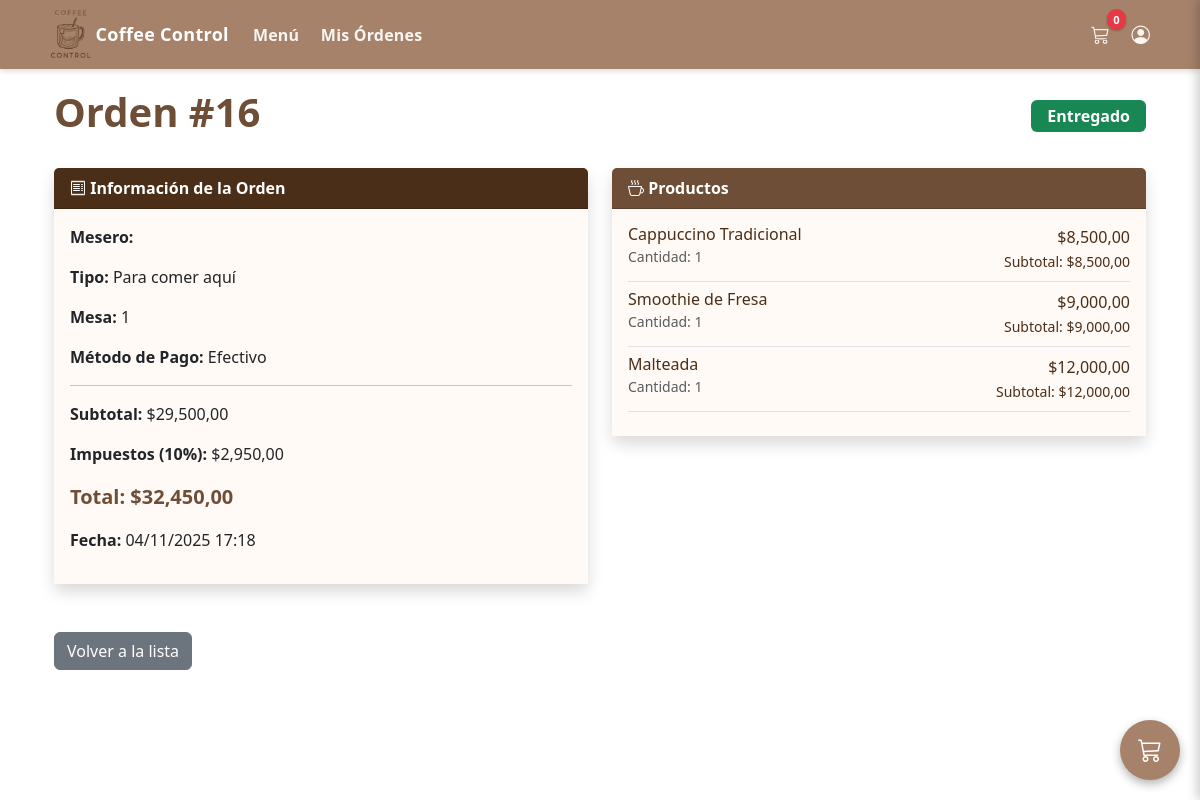
/ordenes/detalle-orden/16/ (signed in), run on the app's committed database.
### ordenes/models.py (models this page shows, shortened)
class Orden(models.Model):
    TIPO_PEDIDO = (
        ('comer', 'Para comer aquí'),
        ('llevar', 'Para llevar'),
    )
    ESTADOS = (
        ('pendiente', 'Pendiente'),
        ('entregado', 'Entregado'),
        ('cancelado', 'Cancelado'),
    )
    METODO_PAGO = (
        ('efectivo', 'Efectivo'),
        ('tarjeta_debito', 'Tarjeta Débito'),
        ('tarjeta_credito', 'Tarjeta Crédito'),
        ('transferencia', 'Transferencia'),
        ('qr', 'QR'),
    )
    mesero = models.ForeignKey(
        ManejoUsuario,
        on_delete=models.CASCADE,
        limit_choices_to={'rol': 'waiter'},
        verbose_name="Mesero"
    )
    tipo_pedido = models.CharField(
        max_length=10,
        choices=TIPO_PEDIDO,
        default='comer',
        verbose_name="Tipo de pedido"
    )
    metodo_pago = models.CharField(
        max_length=20,
        choices=METODO_PAGO,
        default='efectivo',
        verbose_name="Método de pago"
    )
    numero_mesa = models.IntegerField(
        verbose_name="Número de mesa",
        null=True,
        blank=True
    )
    nombre_cliente = models.CharField(
        max_length=100,
        verbose_name="Nombre del cliente",
        blank=True
    )
    comentarios = models.TextField(
        blank=True,
        verbose_name='Comentarios adicionales'
    )
    estado = models.CharField(
        max_length=10,
        choices=ESTADOS,
        default='pendiente',
        verbose_name="Estado"
    )
    subtotal = models.DecimalField(
        max_digits=10,
        decimal_places=2,
        default=0,
        verbose_name="Subtotal"
    )
    impuestos = models.DecimalField(
        max_digits=10,
        decimal_places=2,
        default=0,
        verbose_name="Impuestos"
    )
    total = models.DecimalField(
        max_digits=10,
        decimal_places=2,
        default=0,
        verbose_name="Total"
    )
    creado = models.DateTimeField(auto_now_add=True, verbose_name="Fecha de creación")
    actualizado = models.DateTimeField(auto_now=True, verbose_name="Última actualización")
    class Meta:
        verbose_name = "Orden"
        verbose_name_plural = "Órdenes"

class ItemOrden(models.Model):
    orden = models.ForeignKey(
        Orden,
        related_name='items',
        on_delete=models.CASCADE,
        verbose_name="Orden"
    )
    producto = models.ForeignKey(
        Producto,
        on_delete=models.CASCADE,
        verbose_name="Producto"
    )
    cantidad = models.IntegerField(default=1, verbose_name="Cantidad")
    precio = models.DecimalField(
        max_digits=10,
        decimal_places=2,
        verbose_name="Precio unitario"
    )
    notas = models.TextField(
        blank=True,
        verbose_name="Notas"
    )
    def get_subtotal(self):
        return self.precio * self.cantidad
    class Meta:
        verbose_name = "Item de orden"
        verbose_name_plural = "Items de orden"

### productos/models.py (models this page shows, shortened)
class Producto(models.Model):
    nombre = models.CharField(max_length=200, verbose_name="Nombre")
    descripcion = models.TextField(blank=True, verbose_name="Descripción")
    precio = models.DecimalField(
        max_digits=10,
        decimal_places=2,
        verbose_name="Precio"
    )
    categoria = models.ForeignKey(
        Categoria,
        on_delete=models.CASCADE,
        verbose_name="Categoría"
    )
    imagen = models.ImageField(
        upload_to='products/',
        blank=True,
        verbose_name="Imagen"
    )
    es_disponible = models.BooleanField(default=True, verbose_name="¿Disponible?")
    creado = models.DateTimeField(auto_now_add=True, verbose_name="Fecha de creación")
    actualizado = models.DateTimeField(auto_now=True, verbose_name="Última actualización")
    class Meta:
        verbose_name = "Producto"
        verbose_name_plural = "Productos"

### ordenes/views.py (the view)
# urls.py: path('detalle-orden/<int:orden_id>/', views.detalle_orden, name='detalle_orden'),
@login_required
def detalle_orden(request, orden_id):
    orden = get_object_or_404(Orden, id=orden_id)
    puede_ver = (
        (request.user.rol == 'waiter' and orden.mesero == request.user) or
        request.user.rol == 'admin' or
        request.user.is_superuser
    )
    if not puede_ver:
        messages.warning(request, "No tienes permisos para ver esta orden.")
        return redirect('ordenes:listar_ordenes')
    return render(request, 'ordenes/detalle_orden.html', {'orden': orden})

### ordenes/templates/ordenes/detalle_orden.html (shortened to what this page needs)
{% extends "base.html" %}
{% load static %}
{% load humanize %}
{% block content %}
<div class="container mt-4">
    <div class="d-flex justify-content-between align-items-center mb-4">
        <h1 class="fw-bold text-coffee">Orden #{{ orden.id }}</h1>
        <span class="badge fs-6 px-3 py-2
            {% if orden.estado == 'pendiente' %}bg-warning text-dark
            {% elif orden.estado == 'entregado' %}bg-success
            {% else %}bg-danger{% endif %}">
            {{ orden.get_estado_display }}
        </span>
    </div>
    <div class="row">
        <div class="col-md-6">
            <div class="card shadow border-0 mb-4">
                <div class="card-header text-white fw-semibold bg-coffee-dark">
                    <i class="bi bi-receipt"></i> Información de la Orden
                </div>
                <div class="card-body bg-coffee-light">
                    <p><strong>Mesero:</strong> {{ orden.mesero.get_full_name }}</p>
                    <p><strong>Tipo:</strong> {{ orden.get_tipo_pedido_display }}</p>
                    <p><strong>{% if orden.tipo_pedido == 'comer' %}Mesa{% else %}Cliente{% endif %}:</strong>
                        {{ orden.numero_mesa|default:orden.nombre_cliente }}</p>
                    <p><strong>Método de Pago:</strong> {{ orden.get_metodo_pago_display }}</p>
                    <hr>
                    <p><strong>Subtotal:</strong> ${{ orden.subtotal|floatformat:2|intcomma }}</p>
                    <p><strong>Impuestos (10%):</strong> ${{ orden.impuestos|floatformat:2|intcomma }}</p>
                    <p class="fs-5 fw-bold text-coffee"><strong>Total:</strong> ${{ orden.total|floatformat:2|intcomma }}</p>
                    <p><strong>Fecha:</strong> {{ orden.creado|date:"d/m/Y H:i" }}</p>
                </div>
            </div>
        </div>
        <div class="col-md-6">
            <div class="card shadow border-0 mb-4">
                <div class="card-header text-white fw-semibold bg-coffee">
                    <i class="bi bi-cup-hot"></i> Productos
                </div>
                <div class="card-body bg-coffee-light">
                    {% for item in orden.items.all %}
                    <div class="d-flex justify-content-between border-bottom pb-2 mb-2">
                        <div>
                            <h6 class="mb-0 text-coffee-dark">{{ item.producto.nombre }}</h6>
                            <small class="text-muted">Cantidad: {{ item.cantidad }}</small>
                        </div>
                        <div class="text-end text-coffee-dark">
                            <span>${{ item.precio|floatformat:2|intcomma }}</span><br>
                            <small>Subtotal: ${{ item.get_subtotal|floatformat:2|intcomma }}</small>
                        </div>
                    </div>
                    {% endfor %}
                </div>
            </div>
        </div>
    </div>
    <div class="mt-4 d-flex justify-content-between">
        <a href="{% url 'ordenes:listar_ordenes' %}" class="btn btn-secondary">
            Volver a la lista
        </a>
    </div>
</div>
{% endblock %}

### coffecontrol/templates/base.html (style rules this page uses)
:root { --coffee-600:#A6826A; --coffee-700:#8B5E3C; --cream:#f7efe7; --text-strong:#ffffff; --text-soft:rgba(255,255,255,.92); }
body { padding-top: 64px; }

### ordenes/templates/ordenes/detalle_orden.html (style rules this page uses)
.bg-coffee { background-color: #6f4e37; }
.bg-coffee-dark { background-color: #4b2e17; }
.bg-coffee-light { background-color: #fffaf5; }
.text-coffee { color: #6f4e37; }
.text-coffee-dark { color: #4b2e17; }

### data on the page
Orden: id "16", estado "Entregado", tipo_pedido "Para comer aquí", numero_mesa "1", metodo_pago "Efectivo", subtotal "29,500,00", impuestos "2,950,00", total "32,450,00", creado "04/11/2025 17:18"
ItemOrden: producto.nombre "Cappuccino Tradicional", cantidad "1", precio "8,500,00", get_subtotal "8,500,00"
ItemOrden: producto.nombre "Smoothie de Fresa", cantidad "1", precio "9,000,00", get_subtotal "9,000,00"
ItemOrden: producto.nombre "Malteada", cantidad "1", precio "12,000,00", get_subtotal "12,000,00"
